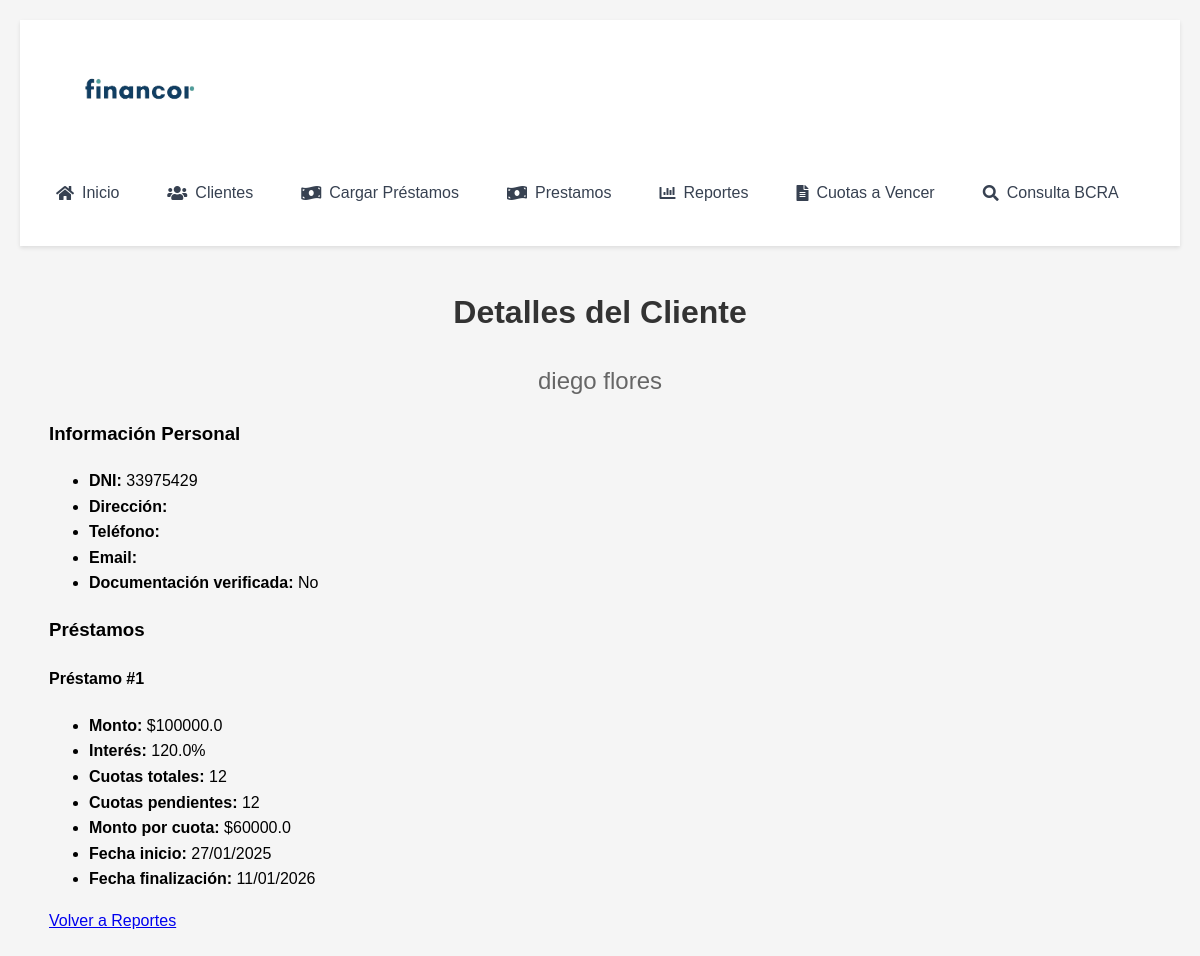
The app's page /cliente/1 with its own data.
### models.py (models this page shows, shortened)
class Cliente(db.Model):
    __tablename__ = 'cliente'
    id_cliente = db.Column(db.Integer, primary_key=True)
    nombre = db.Column(db.String(100), nullable=False)
    apellido = db.Column(db.String(100), nullable=False)
    dni = db.Column(db.String(20), unique=True, nullable=False)
    telefono = db.Column(db.String(20))
    direccion = db.Column(db.String(200))
    correo_electronico = db.Column(db.String(120))
    documentacion_verificada = db.Column(db.Boolean, default=False)
    fecha_registro = db.Column(db.DateTime, default=datetime.utcnow, nullable=False)
    activo = db.Column(db.Boolean, default=True)
    prestamos = db.relationship('Prestamo', backref='cliente', lazy=True)

class Prestamo(db.Model):
    __tablename__ = 'prestamo'
    id_prestamo = db.Column(db.Integer, primary_key=True)
    fecha_inicio = db.Column(db.DateTime, nullable=False, default=datetime.utcnow)
    fecha_finalizacion = db.Column(db.DateTime, nullable=False)
    monto_prestado = db.Column(db.Float, nullable=False)
    tasa_interes = db.Column(db.Float, nullable=False)
    cuotas_totales = db.Column(db.Integer, nullable=False)
    cuotas_pendientes = db.Column(db.Integer, nullable=False)
    monto_cuotas = db.Column(db.Float, nullable=False)
    monto_adeudado = db.Column(db.Float, nullable=False)
    estado = db.Column(db.String(20), default='ACTIVO')
    fecha_ultima_actualizacion = db.Column(db.DateTime, default=datetime.utcnow, onupdate=datetime.utcnow)
    id_cliente = db.Column(db.Integer, db.ForeignKey('cliente.id_cliente'), nullable=False)
    cuotas = db.relationship('Cuota', backref='prestamo', lazy=True, cascade='all, delete-orphan')

### app.py (the view)
@app.route('/cliente/<int:id>')
def ver_cliente(id):
    cliente = Cliente.query.get_or_404(id)
    return render_template('cliente_detalle.html', cliente=cliente)

### templates/cliente_detalle.html
{% extends "layout.html" %}
{% block content %}
<h1>Detalles del Cliente</h1>
<div class="cliente-info">
    <h2>{{ cliente.nombre }} {{ cliente.apellido }}</h2>
    <h3>Información Personal</h3>
    <ul>
        <li><strong>DNI:</strong> {{ cliente.dni }}</li>
        <li><strong>Dirección:</strong> {{ cliente.direccion }}</li>
        <li><strong>Teléfono:</strong> {{ cliente.telefono }}</li>
        <li><strong>Email:</strong> {{ cliente.correo_electronico }}</li>
        <li><strong>Documentación verificada:</strong>
            {% if cliente.documentacion_verificada %}Sí{% else %}No{% endif %}
        </li>
    </ul>
    <h3>Préstamos</h3>
    {% if cliente.prestamos %}
    {% for prestamo in cliente.prestamos %}
    <div class="prestamo-info">
        <h4>Préstamo #{{ prestamo.id_prestamo }}</h4>
        <ul>
            <li><strong>Monto:</strong> ${{ prestamo.monto_prestado }}</li>
            <li><strong>Interés:</strong> {{ prestamo.tasa_interes }}%</li>
            <li><strong>Cuotas totales:</strong> {{ prestamo.cuotas_totales }}</li>
            <li><strong>Cuotas pendientes:</strong> {{ prestamo.cuotas_pendientes }}</li>
            <li><strong>Monto por cuota:</strong> ${{ prestamo.monto_cuotas }}</li>
            <li><strong>Fecha inicio:</strong> {{ prestamo.fecha_inicio.strftime('%d/%m/%Y') }}</li>
            <li><strong>Fecha finalización:</strong> {{ prestamo.fecha_finalizacion.strftime('%d/%m/%Y') }}</li>
        </ul>
    </div>
    {% endfor %}
    {% else %}
    <p>Este cliente no tiene préstamos registrados.</p>
    {% endif %}
</div>
<a href="{{ url_for('reportes') }}" class="button">Volver a Reportes</a>
{% endblock %}

### templates/layout.html (style rules this page uses)
html { font-family: inherit; }
* { font-family: inherit; }
body { margin: 0; padding: 0; background-color: #f5f5f5; }
body { font-family: Arial, sans-serif; margin: 20px; line-height: 1.6; }
h1 { color: #333; text-align: center; margin-bottom: 1.5rem; }
h2 { color: #666; text-align: center; margin-bottom: 1rem; font-weight: normal; }

### records on screen
Cliente: nombre "diego", apellido "flores", dni "33975429"
Prestamo: id_prestamo "1", monto_prestado "100000.0", tasa_interes "120.0", cuotas_totales "12", cuotas_pendientes "12", monto_cuotas "60000.0", fecha_inicio "27/01/2025", fecha_finalizacion "11/01/2026"
